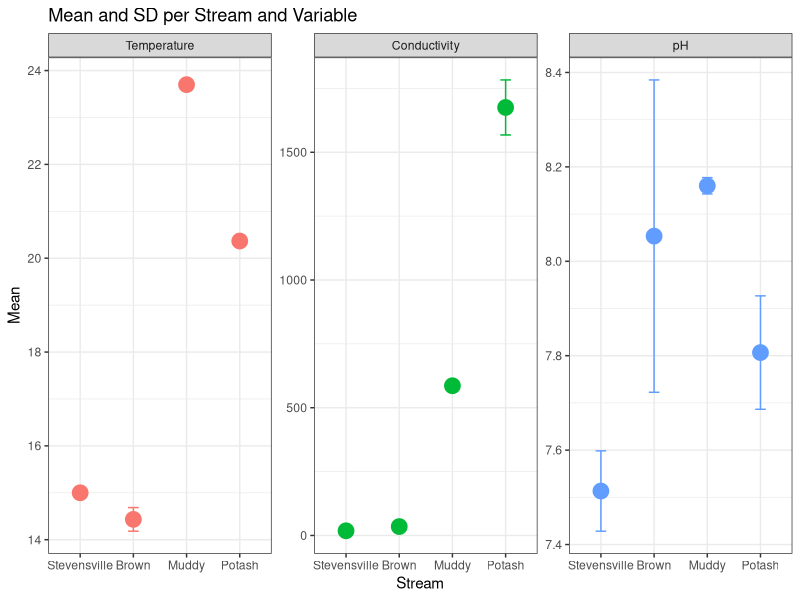

Here is the R script that generated this plot:



library(readxl)
library(dplyr)
library(ggplot2)
library(patchwork)


data <- read_excel('Sum_Stream_Data.xlsx', sheet = 'Phys')
head(data,6)


# Calculate mean and standard deviation per stream and variable
summary_data <- data %>%
  group_by(stream, variable) %>%
  summarize(Mean = mean(value), SD = sd(value))


# Define the order of streams and variables
stream_order <- c("Stevensville", "Brown", "Muddy", "Potash")
variable_order <- c("Temperature", "Conductivity", "pH")

# Convert 'stream' and 'variable' to factors with the specified order
summary_data$stream <- factor(summary_data$stream, levels = stream_order)
summary_data$variable <- factor(summary_data$variable, levels = variable_order)

# Plot using ggplot2 with facets and individual scales without legend
ggplot(summary_data, aes(x = stream, y = Mean)) +
  geom_point(aes(color = variable), position = position_dodge(width = 0.5), size = 5) +
  geom_errorbar(aes(ymin = Mean - SD, ymax = Mean + SD, color = variable), position = position_dodge(width = 0.5), width = 0.2) +
  facet_wrap(~ variable, scales = "free_y", strip.position = "top", drop = TRUE) +
  labs(title = "Mean and SD per Stream and Variable",
       x = "Stream",
       y = "Mean") +
  theme_bw() +
  theme(legend.position = "none")
